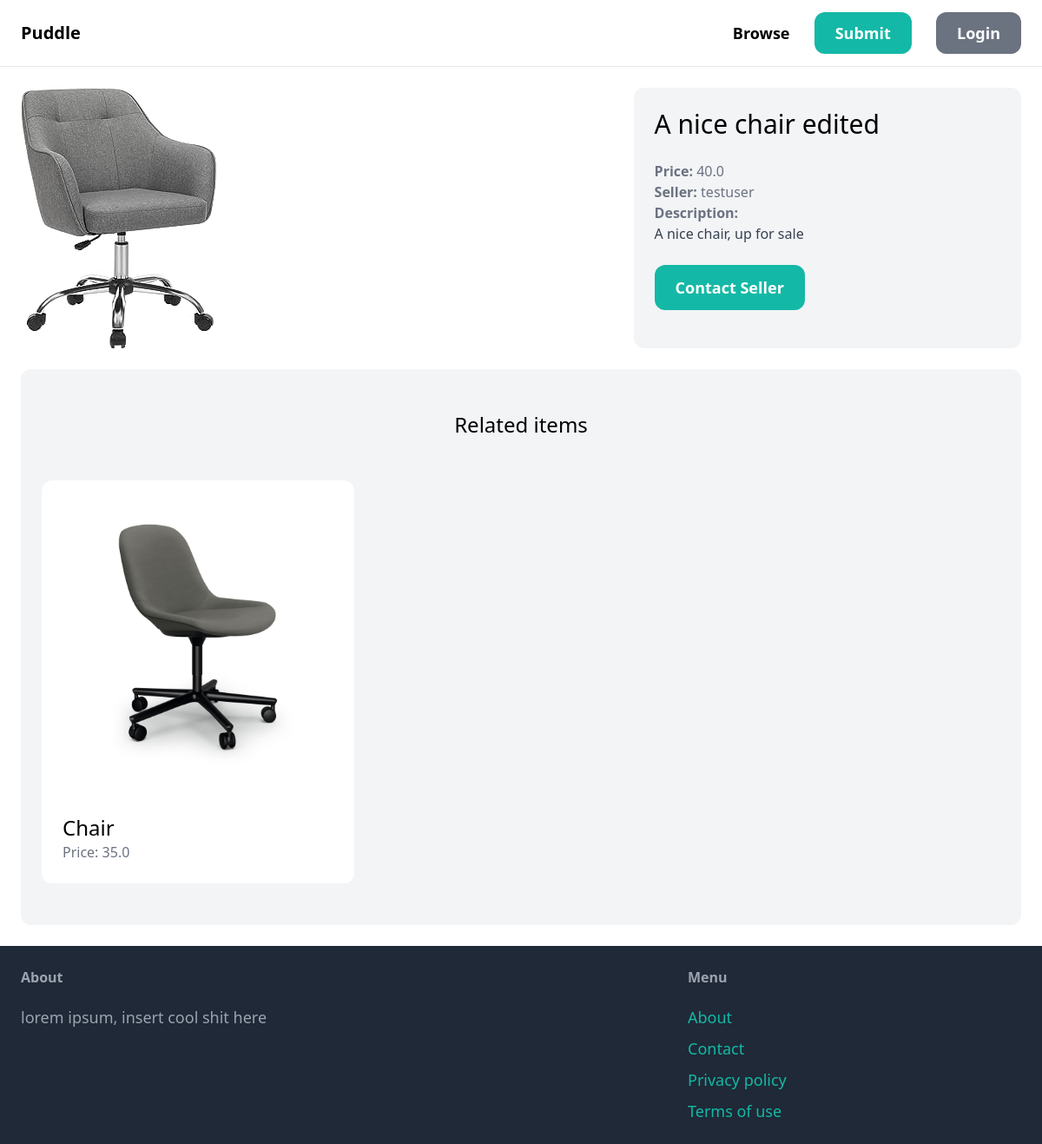
/items/6/, run on the app's committed database.
### item/models.py (models this page shows, shortened)
class Item(models.Model):
    category = models.ForeignKey(Category, related_name='items', on_delete=models.CASCADE) #if Category is deleted, all items from Category are also deleted
    name = models.CharField(max_length=255)
    description = models.TextField(blank=True, null=True)
    price = models.FloatField()
    image = models.ImageField(upload_to='item_images', blank=True, null=True)
    is_sold = models.BooleanField(default=False)
    created_by = models.ForeignKey(User, related_name='items',on_delete=models.CASCADE) #if user is deleted, all items by them will be deleted
    created_at = models.DateField(auto_now_add=True)

### item/views.py (the view)
# urls.py: path('<int:pk>/',views.detail,name = 'detail'),
def detail(request, pk):
    item = get_object_or_404(Item, pk=pk)
    related_items = Item.objects.filter(category=item.category, is_sold=False).exclude(pk=pk)[0:3]
    return render(request, 'item/detail.html', {
        'item': item,
        'related_items': related_items,
    })

### item/templates/item/detail.html (shortened to what this page needs)
{% extends 'core/base.html' %}
{% block content %}
<div class="grid grid-cols-5 gap-6">
    <div class="col-span-3">
        <img src="{{ item.image.url }}" class="rounded-xl">
    </div>
    <div class="col-span-2 p-6 bg-gray-100 rounded-xl">
        <h1 class="mb-6 text-3xl">{{ item.name }}</h1>
        <p class="text-gray-500 "><strong>Price: </strong>{{ item.price }}</p>
        <p class="text-gray-500 "><strong>Seller: </strong>{{ item.created_by.username }}</p>
        {% if item.description %}
            <p class="text-gray-700 "><strong class="text-gray-500">Description:</strong><br>{{ item.description }}</p>
        {% endif %}
        {% if request.user == item.created_by %}
            <div class="mt-6 p-6 bg-white rounded-xl">
                <p>This is your item</p>
                <a href="{% url 'item:edit' item.id %}" class="inline-block mt-6 px-6 py-6 text-lg font-semibold bg-teal-500 text-white rounded-xl">
                    Edit
                </a>
                <a href="{% url 'item:delete' item.id %}" class="inline-block mt-6 px-6 py-6 text-lg font-semibold bg-red-500 text-white rounded-xl">
                    Delete
                </a>
            </div>
        {% else %}
        <a href="{% url 'conversation:new' item.id %}" class="inline-block mt-6 px-6 py-3 text-lg font-semibold bg-teal-500 text-white rounded-xl hover:bg-teal-700">Contact Seller</a>
        {% endif %}
    </div>
</div>
<div class="mt-6 px-6 py-12 bg-gray-100 rounded-xl">
    <h2 class="mb-12 text-2xl text-center">Related items</h2>
    <div class="grid grid-cols-3 gap-3">
        {% for item in related_items %}
        <div>
            <a href="{% url 'item:detail' item.id %}">
                <div>
                    <img src="{{ item.image.url }}" class="rounded-t-xl">
                </div>
                <div class="p-6 bg-white rounded-b-xl">
                    <h2 class="text-2xl">{{ item.name }}</h2>
                    <p class="text-gray-500">Price: {{item.price}}</p>
                </div>
            </a>
        </div>
        {% endfor %}
    </div>
</div>
{% endblock %}

### data on the page
Item: image (picture), name "A nice chair edited", price "40.0", created_by.username "testuser", description "A nice chair, up for sale"
Item: image (picture), name "Chair", price "35.0"
